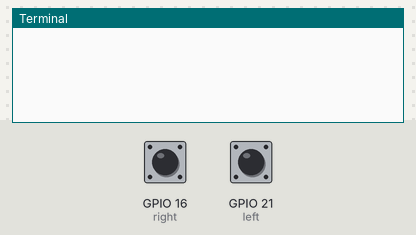
Bench run of a program on a simulated Raspberry Pi (BCM pin numbers). On the bench: the last lines printed to the terminal. Inputs (shaded band) come from the test bench; at power-on: GPIO 16 (right) HIGH, GPIO 21 (left) HIGH.

Above: at 1.2 s.
1.3 s: GPIO 16 (right) pulled LOW for 0.15 s
At 2.5 s:
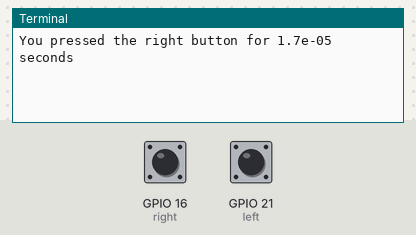
2.9 s: GPIO 21 (left) pulled LOW for 0.15 s
At 3.9 s:
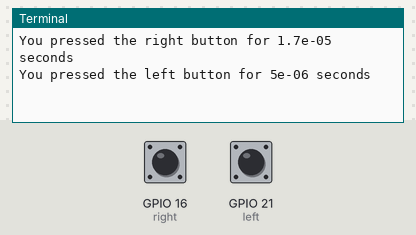
4.5 s: GPIO 16 (right) pulled LOW for 1 s
At 5.8 s:
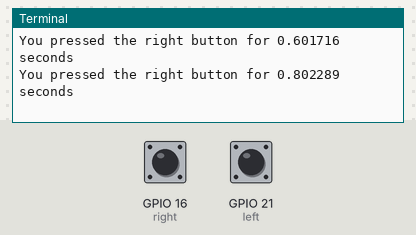
7.0 s: GPIO 21 (left) pulled LOW for 1 s
At 8.9 s:
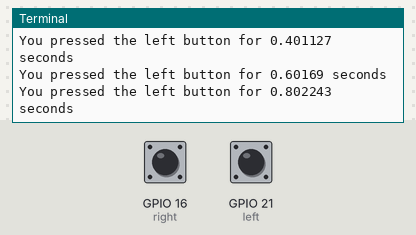

Measured:
- after the input at 1.3 s, the terminal: prints a new line at once (image 1)
- after the input at 2.9 s, the terminal: prints a new line at once (image 2)
- after the input at 4.5 s, the terminal: prints a new line at once (image 3)
- after the input at 7.0 s, the terminal: prints a new line at once (image 4)

The program:

button_press_time.py
```python
#!/usr/bin/env python3

# Get the libraries
from gpiozero import Button, LED
import time

# Establish our variables
left = Button(21) # On physical pin of GPIO board
right = Button(16) # Button on physical pin of GPIO Board

def main():
    while True:
        if left.is_pressed: # First, Analyze if the left button is pressed
            print("You pressed the left button for", left.pressed_time, "seconds")  # Printed Statement of event
            time.sleep(.2) # Sleep to prevent message runaway
        if right.is_pressed: # Second, New analysis, if the right button is pressed
            print("You pressed the right button for", right.pressed_time, "seconds") # Printed statement of event
            time.sleep(.2) # Sleep to prevent message runaway

# Always good to put this on the bottom of your python code to load your code first then start it.
if __name__ == "__main__":
    main()
```
